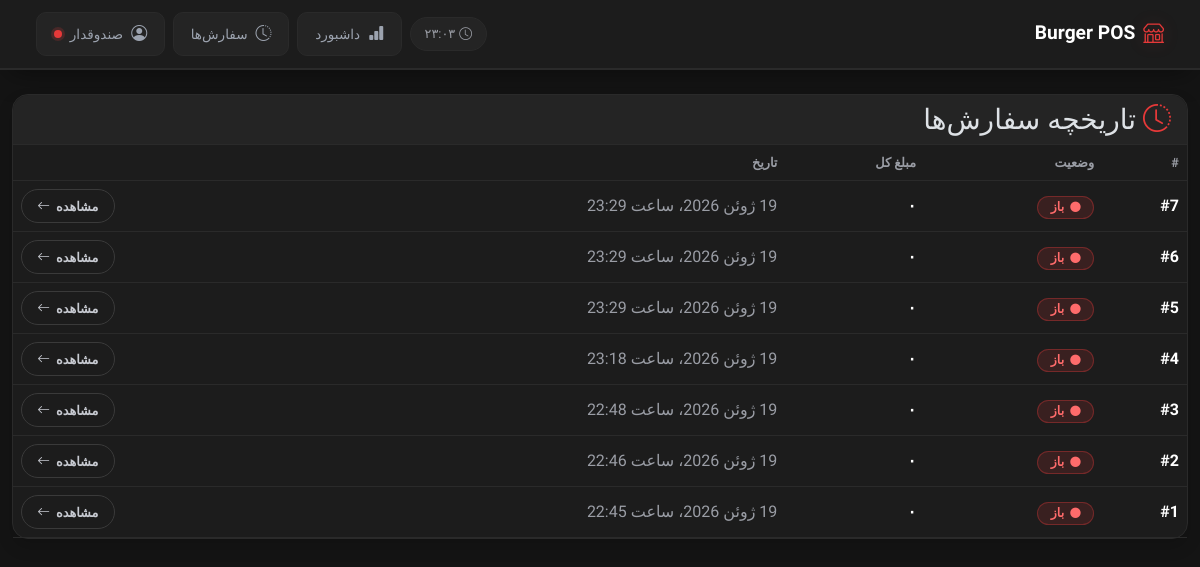
/orders/ (signed in), run on an earlier commit of the app's database.
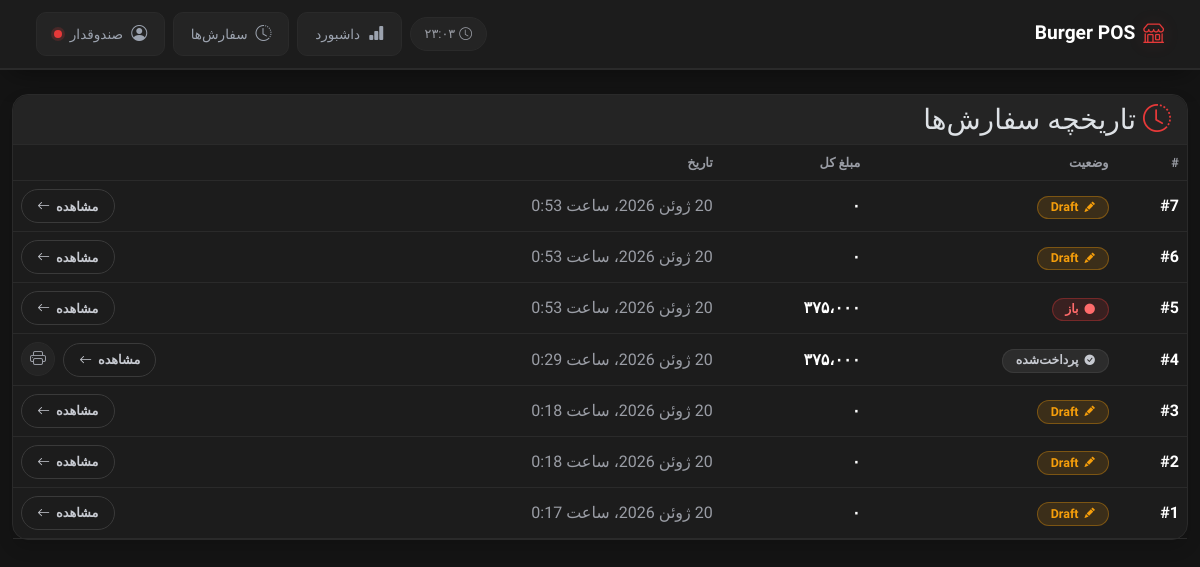
And on a later commit of the database.
### menu/models.py (models this page shows, shortened)
class Order(models.Model):
    STATUS_CHOICES=[
        ('draft', 'draft'),
        ('open', 'open'),
        ('paid', 'paid'),
        ('cancelled', 'cancelled'),
    ]
    user = models.ForeignKey(get_user_model(), on_delete=models.CASCADE)
    created_at = models.DateTimeField(auto_now_add=True)
    total_price = models.PositiveIntegerField(default=0)
    status = models.CharField(max_length=10, choices=STATUS_CHOICES, default='draft')

### menu/views.py (the view)
# urls.py: path('orders/', OrderListView.as_view(), name='order-list'),
class OrderListView(LoginRequiredMixin, ListView):
    model = Order
    template_name = "menu/order-list.html"
    context_object_name = "orders"
    ordering = ["-created_at"]
    paginate_by = 20

### menu/templatetags/custom_filters.py (called while the page is built)
@register.filter
def persian_number(value):
    value = intcomma(value, False)
    en = '0123456789,'
    fa = '۰۱۲۳۴۵۶۷۸۹،'
    return str(value).translate(
        str.maketrans(en, fa)
    )

### menu/templates/menu/order-list.html (shortened to what this page needs)
{% extends "_base.html" %}
{% load custom_filters %}
{% load i18n %}
{% block content %}
<div class="card shadow">
    <div class="card-header">
        <h3 class="mb-0">
            <i class="bi bi-clock-history" style="color: var(--primary-red);"></i>
            {% trans "Order History" %}
        </h3>
    </div>
    <div class="card-body p-0">
        <table class="table table-hover align-middle mb-0">
            <thead>
                <tr>
                    <th>#</th>
                    <th>{% trans "Status" %}</th>
                    <th>{% trans "Total" %}</th>
                    <th>{% trans "Date" %}</th>
                    <th></th>
                </tr>
            </thead>
            <tbody>
                {% for order in orders %}
                <tr>
                    <td>
                        <strong>#{{ order.id }}</strong>
                    </td>
                    <td>
                        {% if order.status == "paid" %}
                            <span class="status-badge status-badge-paid">
                                <i class="bi bi-check-circle-fill"></i>
                                {% trans "Paid" %}
                            </span>
                        {% elif order.status == "open" %}
                            <span class="status-badge status-badge-open">
                                <i class="bi bi-circle-fill"></i>
                                {% trans "Open" %}
                            </span>
                        {% elif order.status == "draft" %}
                            <span class="status-badge status-badge-draft">
                                <i class="bi bi-pencil-fill"></i>
                                {% trans "Draft" %}
                            </span>
                        {% elif order.status == "cancelled" %}
                            <span class="status-badge status-badge-cancelled">
                                <i class="bi bi-x-circle-fill"></i>
                                {% trans "Cancelled" %}
                            </span>
                        {% else %}
                            <span class="status-badge status-badge-secondary">
                                <i class="bi bi-circle-fill"></i>
                                {{ order.get_status_display|title }}
                            </span>
                        {% endif %}
                    </td>
                    <td class="price-tag">{{ order.total_price|persian_number }}</td>
                    <td class="text-muted">{{ order.created_at }}</td>
                    <td class="text-end">
                        <a href="{% url 'order-detail' order.id %}" class="btn-pos-sm">
                            {% trans "View" %}
                            <i class="bi bi-arrow-left"></i>
                        </a>
                        {% if order.status == "paid" %}
                        <a href="{% url 'order-receipt' order.id %}" target="_blank" class="btn-pos-icon ms-1" title="{% trans 'Print Invoice' %}">
                            <i class="bi bi-printer"></i>
                        </a>
                        {% endif %}
                    </td>
                </tr>
                {% endfor %}
            </tbody>
        </table>
    </div>
</div>
{% endblock %}

What changed in the data, as far as the page shows it:
changed Order id 7: status "open" → "draft" (drawn); created_at "19 ژوئن 2026، ساعت 23:29" → "20 ژوئن 2026، ساعت 0:53"; trans "باز" → "Draft"
changed Order id 6: status "open" → "draft" (drawn); created_at "19 ژوئن 2026، ساعت 23:29" → "20 ژوئن 2026، ساعت 0:53"; trans "باز" → "Draft"
changed Order id 5: total_price|persian_number "۰" → "۳۷۵،۰۰۰"; created_at "19 ژوئن 2026، ساعت 23:29" → "20 ژوئن 2026، ساعت 0:53"
changed Order id 4: status "open" → "paid" (drawn); total_price|persian_number "۰" → "۳۷۵،۰۰۰"; created_at "19 ژوئن 2026، ساعت 23:18" → "20 ژوئن 2026، ساعت 0:29"; trans "باز" → "پرداخت‌شده"
changed Order id 3: status "open" → "draft" (drawn); created_at "19 ژوئن 2026، ساعت 22:48" → "20 ژوئن 2026، ساعت 0:18"; trans "باز" → "Draft"
changed Order id 2: status "open" → "draft" (drawn); created_at "19 ژوئن 2026، ساعت 22:46" → "20 ژوئن 2026، ساعت 0:18"; trans "باز" → "Draft"
changed Order id 1: status "open" → "draft" (drawn); created_at "19 ژوئن 2026، ساعت 22:45" → "20 ژوئن 2026، ساعت 0:17"; trans "باز" → "Draft"
